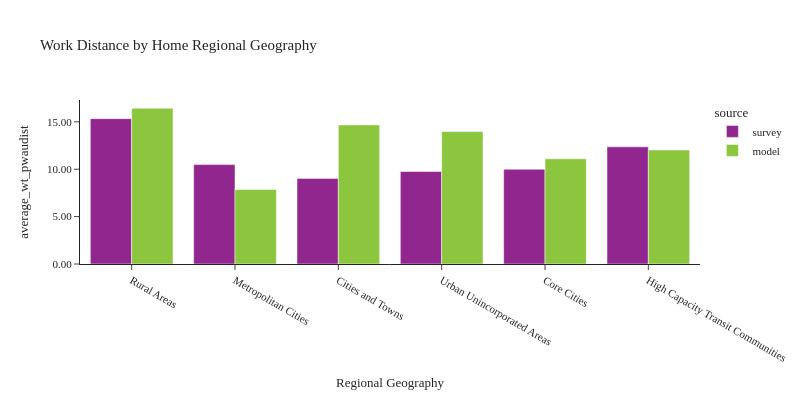

Notebook code for this chart:
### Code cell
plot_work_location(df_workers, 'rg_proposed_home', 'Home Regional Geography', 'Regional Geography')

### Figure 1 — Plotly figure (JSON) as saved in the notebook; plotly's stock layout.template omitted (floating-point values rounded to 4 significant figures)
{"data": [{"alignmentgroup": "True", "customdata": [[429], [859], [302], [98], [638], [497]], "hovertemplate": "source=survey<br>rg_proposed_home=%{x}<br>average_wt_pwaudist=%{y}<br>sample count=%{customdata[0]}<extra></extra>", "legendgroup": "survey", "marker": {"color": "#91268F", "pattern": {"shape": ""}}, "name": "survey", "offsetgroup": "survey", "orientation": "v", "showlegend": true, "textposition": "auto", "type": "bar", "x": ["Rural Areas", "Metropolitan Cities", "Cities and Towns", "Urban Unincorporated Areas", "Core Cities", "High Capacity Transit Communities"], "xaxis": "x", "y": [15.33, 10.49, 9.03, 9.755, 9.995, 12.36], "yaxis": "y"}, {"alignmentgroup": "True", "customdata": [[723354], [252899], [473478], [190797], [502183], [80348]], "hovertemplate": "source=model<br>rg_proposed_home=%{x}<br>average_wt_pwaudist=%{y}<br>sample count=%{customdata[0]}<extra></extra>", "legendgroup": "model", "marker": {"color": "#8CC63E", "pattern": {"shape": ""}}, "name": "model", "offsetgroup": "model", "orientation": "v", "showlegend": true, "textposition": "auto", "type": "bar", "x": ["Metropolitan Cities", "Rural Areas", "High Capacity Transit Communities", "Cities and Towns", "Core Cities", "Urban Unincorporated Areas"], "xaxis": "x", "y": [7.86, 16.43, 12.03, 14.67, 11.09, 13.97], "yaxis": "y"}], "layout": {"barmode": "group", "font": {"size": 11}, "height": 400, "legend": {"title": {"text": "source"}, "tracegroupgap": 0}, "title": {"text": "Work Distance by Home Regional Geography"}, "width": 800, "xaxis": {"anchor": "y", "domain": [0.0, 1.0], "title": {"text": "Regional Geography"}}, "yaxis": {"anchor": "x", "domain": [0.0, 1.0], "tickformat": ".2f", "title": {"text": "average_wt_pwaudist"}}}}
